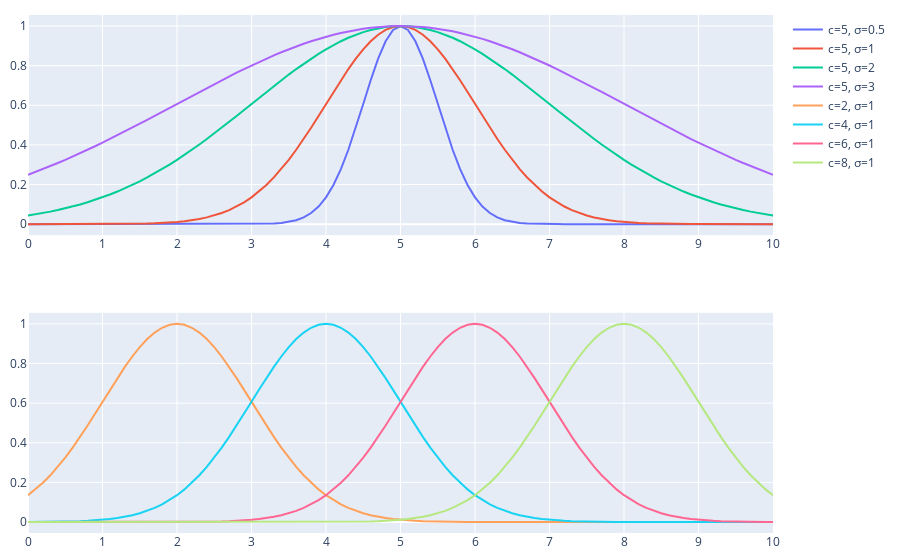

The cell this chart's notebook holds for it:
### Markdown cell above
## Teste

### Code cell
x = np.arange(0, 10.1, 0.1)
params = [(5, 0.5), (5, 1), (5, 2), (5, 3), (2, 1), (4, 1), (6, 1), (8, 1)]

fig = make_subplots(rows=2, cols=1)

for i, p in enumerate(params):
    c, sigma = p
    y = gaussmf(x, c, sigma)
    fig.add_scatter(x=x, y=y, name=f'c={c}, σ={sigma}', row=2**(i>3), col=1)
    
fig.update_layout(margin=dict(l=10,r=10,b=15,t=15), xaxis=dict(dtick=1), xaxis2=dict(dtick=1))
fig.show()
